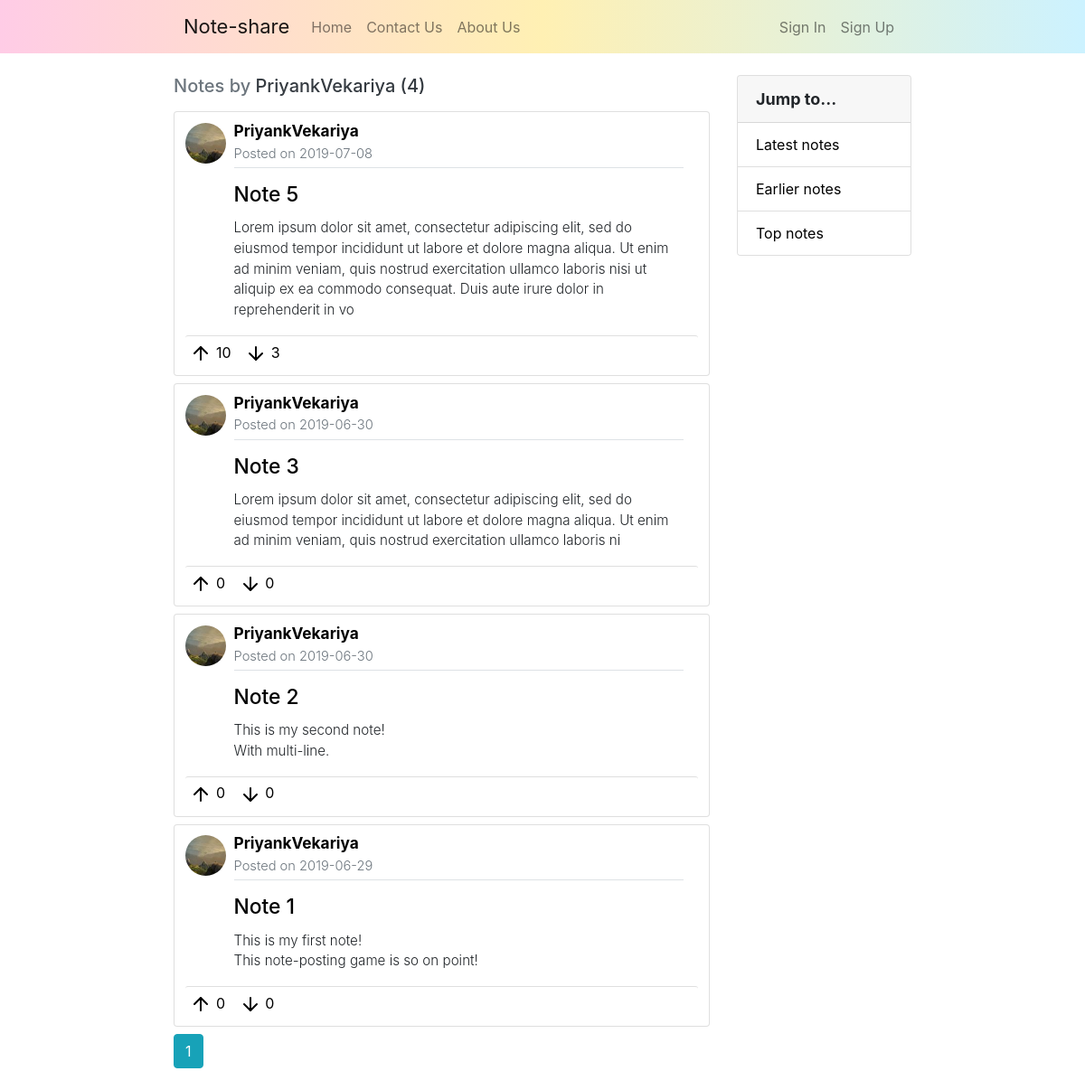
The app's page /user/PriyankVekariya, older data.
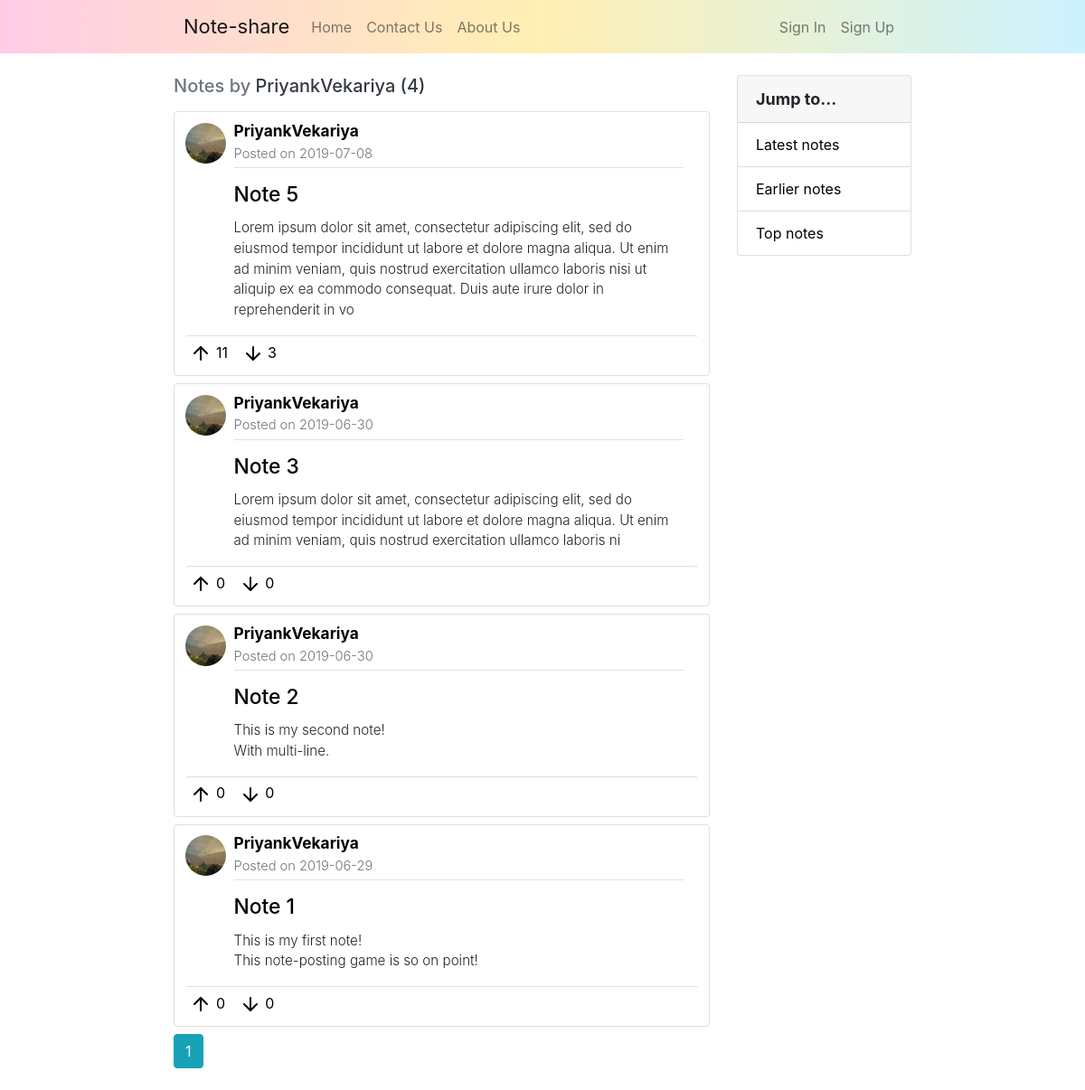
The same page, newer data.
### noteshare/models.py (models this page shows, shortened)
class Note(db.Model):
    id = db.Column(db.Integer, primary_key=True)
    title = db.Column(db.String(100), nullable=False)
    date_posted = db.Column(db.DateTime, nullable=False, default=datetime.utcnow)
    content = db.Column(db.Text, nullable=False)
    content_image = db.Column(db.String(20), nullable=True)
    ups = db.Column(db.Integer, nullable=False, default=0)
    downs = db.Column(db.Integer, nullable=False, default=0)
    user_id = db.Column(db.Integer, db.ForeignKey('user.id'), nullable=False)

class User(db.Model, UserMixin):
    id = db.Column(db.Integer, primary_key=True)
    username = db.Column(db.String(20), unique=True, nullable=False)
    email = db.Column(db.String(100), unique=True, nullable=False)
    image_file = db.Column(db.String(20), nullable=False, default='default.jpg')
    password = db.Column(db.String(50), nullable=False)
    notes = db.relationship('Note', backref='author', lazy=True)

### noteshare/notes/routes.py (the view)
@notes.route('/user/<string:username>')
def user_notes(username):
    page = request.args.get('page', 1, type=int)
    user = User.query.filter_by(username=username).first_or_404()
    notes = Note.query.filter_by(author=user).order_by(Note.date_posted.desc()).paginate(page=page, per_page=5)
    return render_template('user_notes.html', title=user.username, notes=notes, user=user)

### noteshare/templates/user_notes.html
{% extends "layout.html" %}
{% block content %}
    <div class="col-md-8 col-pl-16">
        <h5 class="text-muted mb-3">Notes by <span class="text-dark">{{ user.username }} ({{ notes.total }})</span></h5>
        {% for note in notes.items %}
            <div class="card mb-md-2">
                <div class="card-body">
                    <div class="row">
                        <div class="col-md-2 pr-0" style="max-width: 11.5%; padding-top: 1%; padding-left: 2.5%;">
                            <div class="note-header">
                                <img class="rounded-circle note-author-img" src="{{ url_for('static', filename='Profile-pictures/' + note.author.image_file) }}" alt="Author's Profile-photo">
                            </div>
                        </div>
                        <div class="col-md-10 pl-0 pr-0" style="max-width: 88.5%;">
                            <div class="note-header">
                                <a class="anchor-note-username" href="{{ url_for('notes.user_notes', username=note.author.username) }}">
                                    <strong>{{ note.author.username }}</strong>
                                    <div  class="text-muted mb-1" style="font-size: 85%;">
                                        Posted on {{ note.date_posted.strftime('%Y-%m-%d') }}
                                    </div>
                                    <div class="border-bottom mb-3"></div>
                                </a>
                                <a class="anchor-note-update" href="{{ url_for('notes.note', note_id=note.id) }}">
                                        <h5 class="card-title note-title">{{ note.title }}</h5>
                                </a>
                                <p style="white-space: pre-line; font-size: 79%;">{{ note.content }}</p>
                            </div>
                        </div>
                    </div>
                    <div class="row">
                        <div class="col-md-12">
                            <div class="card-header note-action">
                                <a class="note-action-btn" href="{{ url_for('notes.up_note', note_id=note.id, from_page=url_for('notes.user_notes', username=note.author.username)) }}"><img src="{{ url_for('static', filename='Icons/arrow-up.svg') }}" alt="Like"> {{ note.ups }} </a>
                                <a class="note-action-btn" href="{{ url_for('notes.down_note', note_id=note.id, from_page=url_for('notes.user_notes', username=note.author.username)) }}"><img src="{{ url_for('static', filename='Icons/arrow-down.svg') }}" alt="Dislike"> {{ note.downs }} </a>
                            </div>
                        </div>
                    </div>
                </div>
            </div>
        {% endfor %}
        {% for page_num in notes.iter_pages(left_edge=1, right_edge=1, left_current=1, right_current=2) %}
            {% if page_num %}
                {% if notes.page == page_num %}
                    <a class="btn btn-info mb-4" href="{{ url_for('notes.user_notes', username=user.username, page=page_num) }}">{{ page_num }}</a>
                {% else %}
                    <a class="btn btn-outline-info mb-4" href="{{ url_for('notes.user_notes', username=user.username, page=page_num) }}">{{ page_num }}</a>
                {% endif %}
            {% else %}
                ...
            {% endif %}
        {% endfor %}
    </div>
    <div class="col-md-4 col-pr-16">
        <div class="card">
                <div class="card-header" style="font-size: 18px;"><strong>Jump to...</strong></div>
                <ul class="list-group list-group-flush">
                    <li class="list-group-item"><a href="#" class="sidebar-link">Latest notes</a></li>
                    <li class="list-group-item"><a href="#" class="sidebar-link">Earlier notes</a></li>
                    <li class="list-group-item"><a href="#" class="sidebar-link">Top notes</a></li>
                </ul>
        </div>
    </div>
{% endblock content %}

Row changes from the older to the newer data that the page shows:
changed Note "Note 5": ups "10" → "11"
